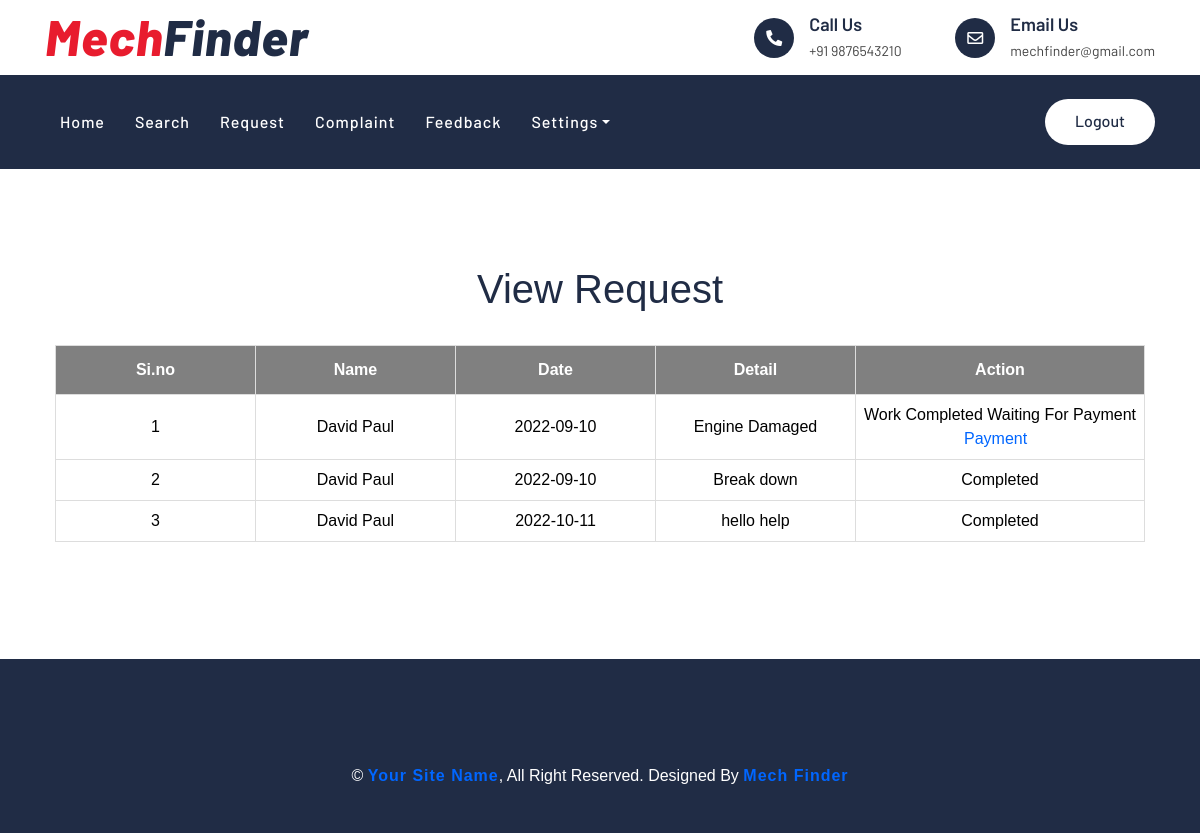
The app's page /User/ViewRequest.php (signed in) with its own data.
### tables this page shows
CREATE TABLE `tbl_request` (
  `request_id` int(11) NOT NULL,
  `workshop_id` int(11) NOT NULL,
  `request_details` varchar(100) NOT NULL,
  `user_id` int(11) NOT NULL,
  `request_date` date NOT NULL,
  `request_status` varchar(20) NOT NULL DEFAULT '0',
  `payment_status` varchar(20) NOT NULL DEFAULT '0',
  `mechanic_id` int(11) NOT NULL,
  `request_bill` varchar(100) NOT NULL DEFAULT ''
);

CREATE TABLE `tbl_user` (
  `user_id` int(11) NOT NULL,
  `user_name` varchar(30) NOT NULL,
  `user_contact` varchar(10) NOT NULL,
  `user_email` varchar(50) NOT NULL,
  `user_gender` varchar(10) NOT NULL,
  `user_address` varchar(100) NOT NULL,
  `user_dob` date NOT NULL,
  `place_id` int(11) NOT NULL,
  `user_photo` varchar(30) NOT NULL,
  `user_password` varchar(20) NOT NULL,
  `user_doj` varchar(50) NOT NULL
);

### User/ViewRequest.php (the view, shortened to what this page needs)
<?php
include("../Assets/Connection/Connection.php");
	include("Head.php");
?>
<!DOCTYPE html PUBLIC "-//W3C//DTD XHTML 1.0 Transitional//EN" "http://www.w3.org/TR/xhtml1/DTD/xhtml1-transitional.dtd">
<html xmlns="http://www.w3.org/1999/xhtml">
<head>
</head>
<body>
<div id="tab" align="center">
<h1 align="center">View Request</h1><br />
 <table border="1" align="center" cellpadding="5">
    <tr align="center">
      <th>Si.no</th>
      <th >Name</th>
       <th>Date</th>
        <th>Detail</th>
      <th colspan="2"><div align="center">Action</div></th>
    </tr>
<?php
$i=0;
$selqry = "select * from tbl_request r inner join tbl_user u on r.user_id=u.user_id where u.user_id='".$_SESSION["uid"]."'";
$result=$conn->query($selqry);
while($row = $result->fetch_assoc())
{
	$i++;
?>
		<tr align="center">
        	<td>
            <?php echo $i;?>
            </td>
            <td>
            <?php echo $row["user_name"];?>
            </td>
              <td>
            <?php echo $row["request_date"];?>
            </td>
              <td>
            <?php echo $row["request_details"];?>
            </td>
           <td>
                        <?php
                     if($row["request_status"]=="5")
					{
						echo "Work Completed Waiting For Payment ";
						?><br />
                        <a href="Payment.php?rid=<?php echo $row["request_id"]?>">Payment</a>&nbsp;&nbsp;
                        <?php
					}
					  if($row["request_status"]=="6")
					{
						echo "Completed";
					}
                    ?>
            </td>
       	</tr>
        <?php
}
?>
</table>
</body>
<?php
include("Foot.php");
?>
</html>

### Assets/Templates/Main/css/style.css (style rules this page uses)
body { color: #444444; font-weight: 400; background: #ffffff; font-family: 'Barlow', sans-serif; }
h1, h2, h3, h4, h5, h6 { color: #202C45; }
a { color: #202C45; transition: .3s; }

### Assets/Templates/form.css (style rules this page uses)
#tab { font-family: "Trebuchet MS", Arial, Helvetica, sans-serif; border-collapse: collapse; width: 100%; }
#tab td, #tab th { border: 1px solid #ddd; padding: 8px; color: black; text-align:center; min-width:200px; }
#tab a { color:#06F; }
#tab th { padding-top: 12px; padding-bottom: 12px; text-align:center; background-color: gray; color: white; alignment-adjust:central; }

### records on screen
tbl_request: user.user_name "David Paul", request_date "2022-09-10", request_details "Engine Damaged"
tbl_request: user.user_name "David Paul", request_date "2022-09-10", request_details "Break down", request_status "Completed"
tbl_request: user.user_name "David Paul", request_date "2022-10-11", request_details "hello help", request_status "Completed"
